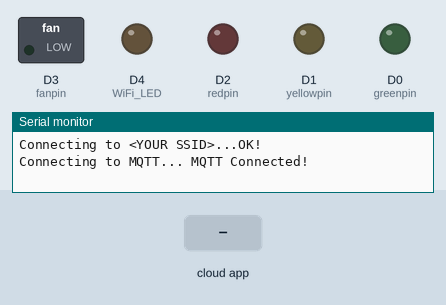
Recording of a sketch running on a simulated ESP8266 (NodeMCU). Shown: switched loads named in the sketch (green lamp = pin HIGH), output pins drawn as LEDs (lit = HIGH), the last lines printed to the serial monitor. The inputs (shaded band) are chosen by the test bench. WiFi joins after 1.5 s; servers stay silent unless stated; no MQTT or app messages arrive unless stated.

Above: at 2.7 s.
2.8 s: the phone or cloud app sets geenled to ON
At 3.7 s:
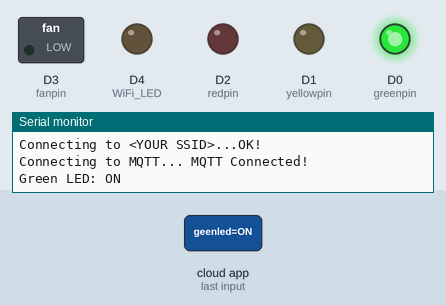
4.3 s: the phone or cloud app sets yellowled to ON
At 5.5 s:
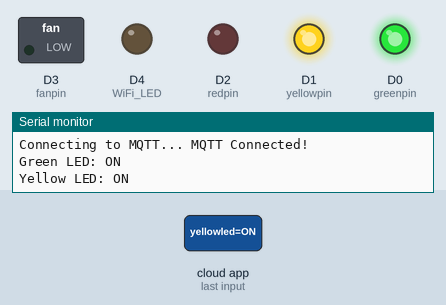
5.8 s: the phone or cloud app sets redled to ON
At 7.0 s:
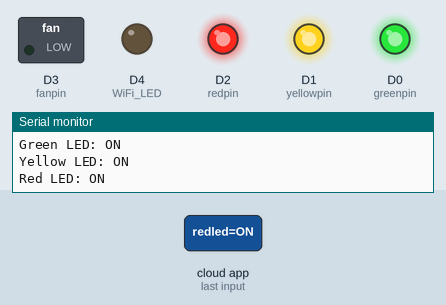
7.3 s: the phone or cloud app sets fan to ON
At 7.9 s:
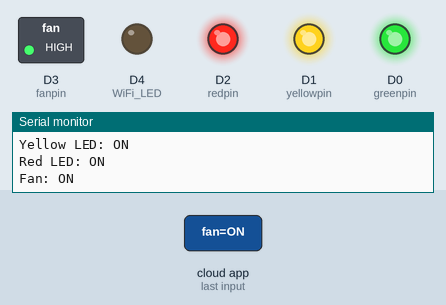
Timing chart, 0 to 9.8 s (numbered marks = the images above; inputs shaded):
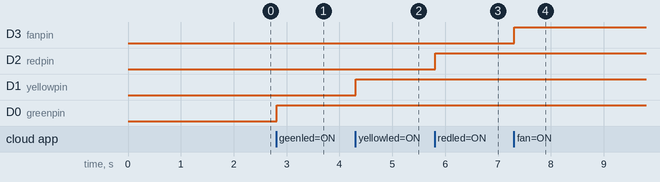

Measured:
- after the input at 2.8 s, D0 (greenpin): LOW → HIGH at once
- after the input at 4.3 s, D1 (yellowpin): LOW → HIGH at once
- after the input at 5.8 s, D2 (redpin): LOW → HIGH at once
- after the input at 7.3 s, D3 (fanpin): LOW → HIGH at once

The sketch:

home.ino
```cpp
#include<ESP8266WiFi.h>
#include<Adafruit_MQTT.h>
#include<Adafruit_MQTT_Client.h>

#define WIFI_SSID "<YOUR SSID>"
#define WIFI_PASS "<YOUR WIFI PASSWORD>"

#define MQTT_SERV "io.adafruit.com"
#define MQTT_PORT 1883
#define MQTT_NAME "<YOUR ADAFRUIT.IO USER NAME>"
#define MQTT_PASS "<YOUR AIO KEY>"

#define WiFi_LED D4
#define greenpin D0
#define yellowpin D1
#define redpin D2
#define fanpin D3

WiFiClient client;
Adafruit_MQTT_Client mqtt(&client, MQTT_SERV, MQTT_PORT, MQTT_NAME, MQTT_PASS);
Adafruit_MQTT_Subscribe geenled = Adafruit_MQTT_Subscribe(&mqtt, MQTT_NAME "/feeds/geenled");
Adafruit_MQTT_Subscribe yellowled = Adafruit_MQTT_Subscribe(&mqtt, MQTT_NAME "/feeds/yellowled");
Adafruit_MQTT_Subscribe redled = Adafruit_MQTT_Subscribe(&mqtt, MQTT_NAME "/feeds/redled");
Adafruit_MQTT_Subscribe fan = Adafruit_MQTT_Subscribe(&mqtt, MQTT_NAME "/feeds/fan");

void setup() {
    Serial.begin(115200);

    pinMode(WiFi_LED, OUTPUT);
    pinMode(greenpin, OUTPUT);
    pinMode(yellowpin, OUTPUT);
    pinMode(redpin, OUTPUT);
    pinMode(fanpin, OUTPUT);

    digitalWrite(greenpin, LOW);
    digitalWrite(yellowpin, LOW);
    digitalWrite(redpin, LOW);
    digitalWrite(fanpin, LOW);

    //Connect to WiFi
    Serial.printf("\n\nConnecting to %s%s", WIFI_SSID,"...");
    WiFi.begin(WIFI_SSID, WIFI_PASS);
    while(WiFi.status() != WL_CONNECTED) {
        delay(500);
    }
    Serial.println("OK!");
    digitalWrite(WiFi_LED, LOW);

    //Subscribe to Led0 topic
    mqtt.subscribe(&geenled);
    mqtt.subscribe(&yellowled);
    mqtt.subscribe(&redled);
    mqtt.subscribe(&fan);
}

void loop() {
    //Connect/Reconnect to MQTT
    MQTT_connect();

    //Read from our subscribe queue until we ron out, or
    //wait up to 3 seconds for subcription to update
    Adafruit_MQTT_Subscribe * subscription;
    while((subscription = mqtt.readSubscription(3000))) {
        //If we're in here, a subscription update...
        if(subscription == &geenled) {
            //Print the new value to the serial monitor
            Serial.print("Green LED: ");
            Serial.println((char*)geenled.lastread);

            //If the new value is "ON", turn the light on.
            //Otherwise, turn it off.
            if(!strcmp((char*)geenled.lastread, "ON")) {
                digitalWrite(greenpin, HIGH);
            }else {
                digitalWrite(greenpin, LOW);
            }
        }
        if(subscription == &yellowled) {
            //Print the new value to the serial monitor
            Serial.print("Yellow LED: ");
            Serial.println((char*)yellowled.lastread);

            //If the new value is "ON", turn the light on.
            //Otherwise, turn it off.
            if(!strcmp((char*)yellowled.lastread, "ON")) {
                digitalWrite(yellowpin, HIGH);
            }else {
                digitalWrite(yellowpin, LOW);
            }
        }
        if(subscription == &redled) {
            //Print the new value to the serial monitor
            Serial.print("Red LED: ");
            Serial.println((char*)redled.lastread);

            //If the new value is "ON", turn the light on.
            //Otherwise, turn it off.
            if(!strcmp((char*)redled.lastread, "ON")) {
                digitalWrite(redpin, HIGH);
            }else {
                digitalWrite(redpin, LOW);
            }
        }
        if(subscription == &fan) {
            //Print the new value to the serial monitor
            Serial.print("Fan: ");
            Serial.println((char*)fan.lastread);

            //If the new value is "ON", turn the light on.
            //Otherwise, turn it off.
            if(!strcmp((char*)fan.lastread, "ON")) {
                digitalWrite(fanpin, HIGH);
            }else {
                digitalWrite(fanpin, LOW);
            }
        }
    }

    //ping the server to keep the mqtt connection alive
    if(!mqtt.ping()) {
        mqtt.disconnect();
    }
}

void MQTT_connect() {
    int8_t ret;
    // Stop if already connected
    if (mqtt.connected()) {
        return;
    }

    Serial.print("Connecting to MQTT... ");
    uint8_t retries = 3;
    while ((ret = mqtt.connect()) != 0) {// connect will return 0 for connected
        Serial.println(mqtt.connectErrorString(ret));
        Serial.println("Retrying MQTT connection in 3 seconds...");
        mqtt.disconnect();
        delay(3000);  // wait 5 seconds
        retries--;
        if (retries == 0) {
            // basically die and wait for WDT to reset me
            while (1);
        }
    }
    Serial.println("MQTT Connected!");
}
```
